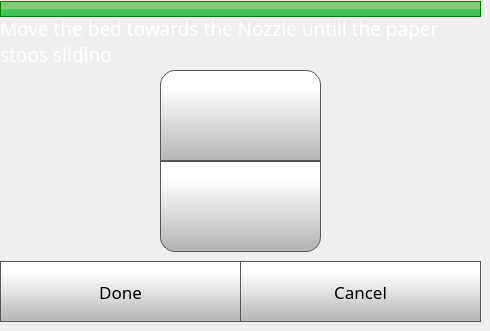
    <widget class="QWidget" name="step8Page">
     <widget class="QPushButton" name="step8CancelButton">
      <property name="geometry">
       <rect>
        <x>240</x>
        <y>261</y>
        <width>241</width>
        <height>61</height>
       </rect>
      </property>
      <property name="font">
       <font>
        <family>Gotham</family>
        <pointsize>13</pointsize>
       </font>
      </property>
      <property name="styleSheet">
       <string notr="true">QPushButton {
     border: 1px solid rgb(87, 87, 87);
	background-color: qlineargradient(spread:pad, x1:0, y1:1, x2:0, y2:0.188, stop:0 rgba(180, 180, 180, 255), stop:1 rgba(255, 255, 255, 255));


}

QPushButton:pressed {
    background-color: qlineargradient(x1: 0, y1: 0, x2: 0, y2: 1,
                                      stop: 0 #dadbde, stop: 1 #f6f7fa);
}

QPushButton:flat {
    border: none; /* no border for a flat push button */
}

QPushButton:default {
    border-color: navy; /* make the default button prominent */
}

QPushButton:focus {
	outline: none;
}</string>
      </property>
      <property name="text">
       <string>Cancel</string>
      </property>
      <property name="iconSize">
       <size>
        <width>40</width>
        <height>40</height>
       </size>
      </property>
     </widget>
     <widget class="QPushButton" name="step8DoneButton">
      <property name="geometry">
       <rect>
        <x>0</x>
        <y>261</y>
        <width>241</width>
        <height>61</height>
       </rect>
      </property>
      <property name="font">
       <font>
        <family>Gotham</family>
        <pointsize>13</pointsize>
       </font>
      </property>
      <property name="styleSheet">
       <string notr="true">QPushButton {
     border: 1px solid rgb(87, 87, 87);
	background-color: qlineargradient(spread:pad, x1:0, y1:1, x2:0, y2:0.188, stop:0 rgba(180, 180, 180, 255), stop:1 rgba(255, 255, 255, 255));


}

QPushButton:pressed {
    background-color: qlineargradient(x1: 0, y1: 0, x2: 0, y2: 1,
                                      stop: 0 #dadbde, stop: 1 #f6f7fa);
}

QPushButton:flat {
    border: none; /* no border for a flat push button */
}

QPushButton:default {
    border-color: navy; /* make the default button prominent */
}

QPushButton:focus {
	outline: none;
}</string>
      </property>
      <property name="text">
       <string>Done</string>
      </property>
      <property name="iconSize">
       <size>
        <width>40</width>
        <height>40</height>
       </size>
      </property>
     </widget>
     <widget class="QLabel" name="caliberateLabel_90">
      <property name="geometry">
       <rect>
        <x>0</x>
        <y>21</y>
        <width>471</width>
        <height>41</height>
       </rect>
      </property>
      <property name="font">
       <font>
        <family>Gotham</family>
        <pointsize>14</pointsize>
        <weight>50</weight>
        <bold>false</bold>
       </font>
      </property>
      <property name="styleSheet">
       <string notr="true">color: rgb(255, 255, 255);</string>
      </property>
      <property name="text">
       <string>Move the bed towards the Nozzle untill the paper stops sliding</string>
      </property>
      <property name="wordWrap">
       <bool>true</bool>
      </property>
     </widget>
     <widget class="QPushButton" name="moveZPCaliberateButton">
      <property name="geometry">
       <rect>
        <x>160</x>
        <y>161</y>
        <width>161</width>
        <height>91</height>
       </rect>
      </property>
      <property name="minimumSize">
       <size>
        <width>0</width>
        <height>0</height>
       </size>
      </property>
      <property name="font">
       <font>
        <family>Gotham</family>
        <pointsize>15</pointsize>
       </font>
      </property>
      <property name="styleSheet">
       <string notr="true">QPushButton {
     border: 1px solid rgb(87, 87, 87);

	background-color: qlineargradient(spread:pad, x1:0, y1:1, x2:0, y2:0.188, stop:0 rgba(180, 180, 180, 255), stop:1 rgba(255, 255, 255, 255));
	border-bottom-left-radius: 15px;
	border-bottom-right-radius: 15px;
}

QPushButton:pressed {
    background-color: qlineargradient(x1: 0, y1: 0, x2: 0, y2: 1,
                                      stop: 0 #dadbde, stop: 1 #f6f7fa);
}

QPushButton:flat {
    border: none; /* no border for a flat push button */
}

QPushButton:default {
    border-color: navy; /* make the default button prominent */
}

QPushButton:focus {
	outline: none;
}</string>
      </property>
      <property name="text">
       <string/>
      </property>
      <property name="icon">
       <iconset>
        <normaloff>templates/img/arrows-5.png</normaloff>templates/img/arrows-5.png</iconset>
      </property>
      <property name="iconSize">
       <size>
        <width>40</width>
        <height>40</height>
       </size>
      </property>
      <property name="checkable">
       <bool>false</bool>
      </property>
      <property name="autoDefault">
       <bool>false</bool>
      </property>
      <property name="default">
       <bool>false</bool>
      </property>
      <property name="flat">
       <bool>false</bool>
      </property>
     </widget>
     <widget class="QLabel" name="caliberateLabel_91">
      <property name="geometry">
       <rect>
        <x>0</x>
        <y>1</y>
        <width>481</width>
        <height>16</height>
       </rect>
      </property>
      <property name="font">
       <font>
        <family>Gotham</family>
        <pointsize>14</pointsize>
        <weight>50</weight>
        <bold>false</bold>
       </font>
      </property>
      <property name="styleSheet">
       <string notr="true">	background-color: qlineargradient(spread:pad, x1:0, y1:0.523, x2:0, y2:0.534, stop:0 rgba(130, 203, 117, 255), stop:1 rgba(66, 191, 85, 255));
border: 1px solid green;</string>
      </property>
      <property name="text">
       <string/>
      </property>
     </widget>
     <widget class="QPushButton" name="moveZMCaliberateButton">
      <property name="geometry">
       <rect>
        <x>160</x>
        <y>70</y>
        <width>161</width>
        <height>91</height>
       </rect>
      </property>
      <property name="minimumSize">
       <size>
        <width>0</width>
        <height>0</height>
       </size>
      </property>
      <property name="font">
       <font>
        <family>Gotham</family>
        <pointsize>15</pointsize>
       </font>
      </property>
      <property name="styleSheet">
       <string notr="true">QPushButton {
     border: 1px solid rgb(87, 87, 87);

	background-color: qlineargradient(spread:pad, x1:0, y1:1, x2:0, y2:0.188, stop:0 rgba(180, 180, 180, 255), stop:1 rgba(255, 255, 255, 255));
	border-top-left-radius: 15px;
	border-top-right-radius: 15px;
}

QPushButton:pressed {
    background-color: qlineargradient(x1: 0, y1: 0, x2: 0, y2: 1,
                                      stop: 0 #dadbde, stop: 1 #f6f7fa);
}

QPushButton:flat {
    border: none; /* no border for a flat push button */
}

QPushButton:default {
    border-color: navy; /* make the default button prominent */
}

QPushButton:focus {
	outline: none;
}</string>
      </property>
      <property name="text">
       <string/>
      </property>
      <property name="icon">
       <iconset>
        <normaloff>templates/img/arrows.png</normaloff>templates/img/arrows.png</iconset>
      </property>
      <property name="iconSize">
       <size>
        <width>40</width>
        <height>40</height>
       </size>
      </property>
      <property name="checkable">
       <bool>false</bool>
      </property>
      <property name="autoDefault">
       <bool>false</bool>
      </property>
      <property name="default">
       <bool>false</bool>
      </property>
      <property name="flat">
       <bool>false</bool>
      </property>
     </widget>
    </widget>
